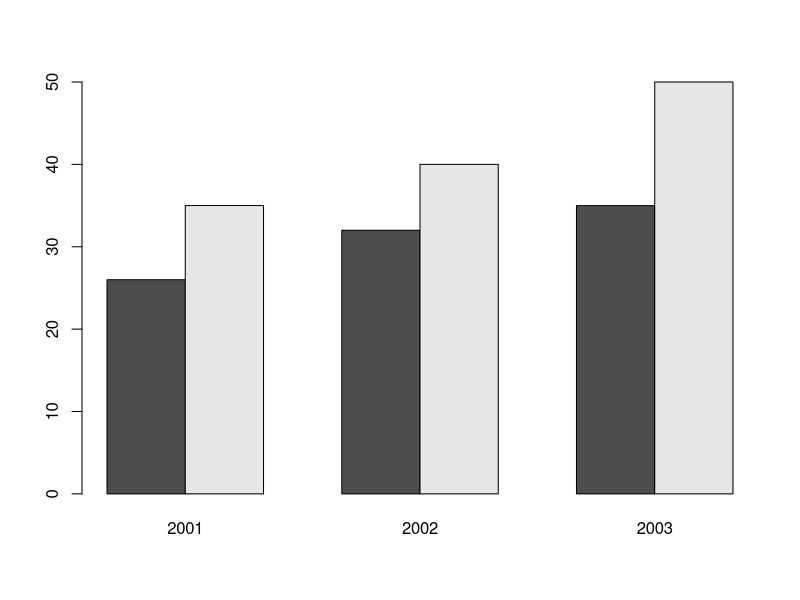

The R script that drew this image:
n <- data.frame(x = c(26,35,32,40,35,50),grp = rep(c("g1", "g2","g3"),each = 2),subgroup = LETTERS[1:2])
n <- reshape(n,idvar = "subgroup",timevar = "grp",direction = "wide")
row.names(n) <- n$subgroup
n <- n[ , 2:ncol(n)]
colnames(n) <- c(2001,2002,2003)
n <- as.matrix(n)
barplot(height = n,beside = TRUE)